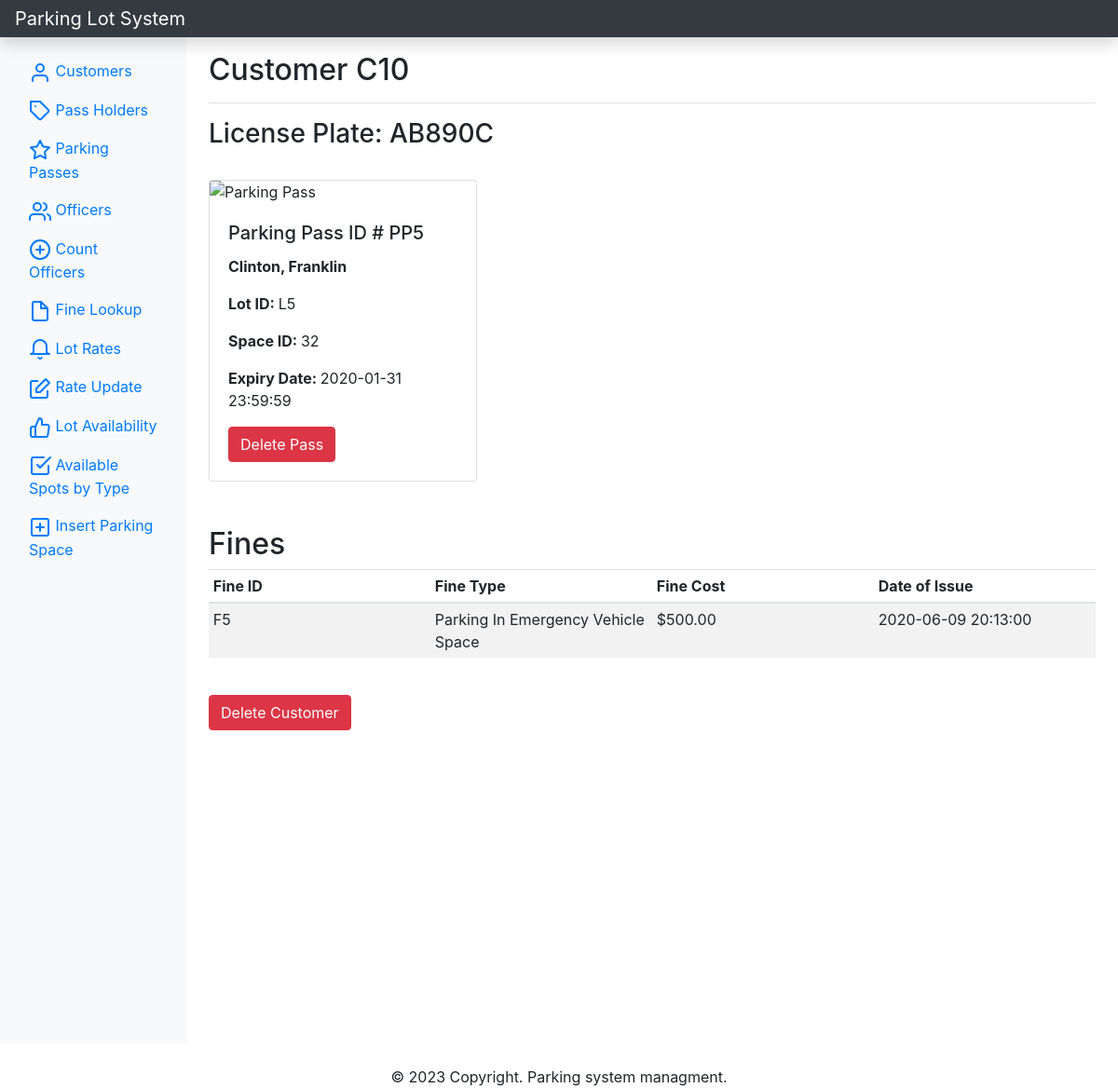
Page /customer.php?id=C10 on the committed database.
### tables this page shows
CREATE TABLE Customer
(
    Customer_ID Char(255),
    License_Plate Char(255) NOT NULL,
    Primary Key (Customer_ID)
);

CREATE TABLE Parking_Pass
(
    Parking_Pass_ID char(255) PRIMARY KEY,
    Issue_Date_Time DATETIME NOT  NULL,
    Expiry_Date_Time DATETIME NOT  NULL,
    Lot_ID char(255) NOT  NULL,
    Space_ID INT NOT  NULL,
    Customer_ID char(255) NOT  NULL,
    FOREIGN KEY (Space_ID, Lot_ID) REFERENCES Parking_Space(Space_ID,Lot_ID) ON DELETE CASCADE,
    FOREIGN KEY (Customer_ID) REFERENCES Pass_Holder(Customer_ID) ON DELETE CASCADE
);

CREATE TABLE Pass_Holder
(
    Customer_ID Char(255),
    First_Name Char(255) NOT NULL,
    Last_Name Char(255) NOT NULL,
    Phone_Number Char(255) NOT NULL UNIQUE,
    Address Char(255) NOT NULL,
    Email Char(255) NOT NULL UNIQUE,
    Primary Key (Customer_ID),
    FOREIGN KEY (Customer_ID) REFERENCES Customer(Customer_ID) ON DELETE CASCADE
);

CREATE TABLE Fine
(
    Fine_ID CHAR(255) PRIMARY KEY,
    Officer_ID CHAR(255) NOT NULL,
    Customer_ID CHAR(255) NOT NULL,
    Fine_Type CHAR(255) NOT NULL,
    Issue_Date_Time DATETIME NOT NULL,
    Must_Be_Paid_By_Date DATETIME NOT NULL,
    Date_Time_Paid_On DATETIME,
    FOREIGN KEY (Officer_ID) REFERENCES Officer(Officer_ID),
    FOREIGN KEY (Customer_ID) REFERENCES Customer(Customer_ID),
    FOREIGN KEY (Fine_Type) REFERENCES Fine_Type_Cost(Fine_Type)
);

CREATE TABLE Fine_Type_Cost
(
    Fine_Type CHAR(255) PRIMARY KEY,
    Cost DECIMAL(10,2) CHECK (Cost > 0)
);

### htdocs/lib/Template.php (called while the page is built, shortened)
<?php
class Template{
    protected $template;
    public function __construct($template) {
        $this->template = $template;
    }
    public function __toString() {
        include basename($this->template);
        return ob_get_clean();
    }
}

### htdocs/lib/Database.php (called while the page is built, shortened)
<?php
class Database {
    private $host = 'localhost';
    private $username = 'root';
    private $password = 'senghak096';
    private $dbname = 'parking_lot';
    private $dbh;
    private $stmt;
    public function __construct() {
        $dsn = 'mysql:host=' .$this->host. ';dbname='. $this->dbname;
        $options = array(
            PDO::ATTR_PERSISTENT => true,
            PDO::ATTR_ERRMODE => PDO::ERRMODE_EXCEPTION
        );
        try {
            $this->dbh = new PDO($dsn, $this->username, $this->password, $options);
        } catch(PDOException $e) {
            $this->error = $e->getMessage();
        }
    }
    public function query($query){
        $this->stmt = $this->dbh->prepare($query);
    }
    public function bind($param, $value, $type = null) {
        if (is_null($type)) {
            switch(true) {
                default :
                    $type = PDO::PARAM_STR;
            }
        }
        $this->stmt->bindValue($param, $value, $type);
    }
    public function execute() {
        try {
            return $this->stmt->execute();
        } catch (PDOException $e) {
            $this->error = $e->getMessage();
        }
    }
    public function resultSet(){
        $this->execute();
        return $this->stmt->fetchAll(PDO::FETCH_OBJ);
    }
    public function single(){
        $this->execute();
        return $this->stmt->fetch(PDO::FETCH_OBJ);
    }
}

### htdocs/lib/Customer.php (called while the page is built, shortened)
<?php
class Customer{
    private $db;
    public function __construct()
    {
        $this->db = new Database;
    }
    public function getCustomerByID($id) {
        $this->db->query("
            SELECT *
            FROM Customer
            WHERE Customer_ID = :id;
        ");
        $this->db->bind(':id', $id);
        $results = $this->db->single();
        return $results;
    }
}

### htdocs/lib/ParkingPass.php (called while the page is built, shortened)
<?php
class ParkingPass{
    private $db;
    public function __construct()
    {
        $this->db = new Database;
    }
    public function getParkingPassByCustomerID($id){
        $this->db->query("
            SELECT *
            FROM Parking_Pass p
            WHERE p.Customer_ID = :id;
        ");
        $this->db->bind(':id', $id);
        $row = $this->db->single();
        return $row;
    }
}

### htdocs/lib/PassHolder.php (called while the page is built, shortened)
<?php
class PassHolder{
    private $db;
    public function __construct()
    {
        $this->db = new Database;
    }
    public function getPassHolderByID($id){
        $this->db->query("
            SELECT *
            FROM Pass_Holder
            WHERE Customer_ID = :id;
        ");
        $this->db->bind(':id', $id);
        $results = $this->db->single();
        return $results;
    }
}

### htdocs/lib/Fine.php (called while the page is built, shortened)
<?php
class Fine{
    private $db;
    public function __construct()
    {
        $this->db = new Database;
    }
      public function getFinesByCustomerID($id){
        $this->db->query("
            SELECT *
            FROM Customer c, Fine f, Fine_Type_Cost fc
            WHERE c.Customer_ID = f.Customer_ID AND
            f.Fine_Type = fc.Fine_Type AND
            c.Customer_ID = :id;
        ");
        $this->db->bind(':id', $id);
        $results = $this->db->resultSet();
        return $results;
    }
}

### htdocs/templates/singleCustomerTemplate.php (the view, shortened to what this page needs)
<?php include 'inc/header.php'; ?>
<?php include 'inc/sidebar.php'; ?>
<main role="main" class="col-md-9 ml-sm-auto col-lg-10 px-md-4">
    <div class="d-flex justify-content-between flex-wrap flex-md-nowrap align-items-center pt-3 pb-2 mb-3 border-bottom">
        <h1 class="h2">Customer <?php echo $customer->Customer_ID; ?></h1>
    </div>
    <h3>License Plate: <?php echo $customer->License_Plate ?></h3>
    <?php if ($parkingPass && $passHolder) : ?>
        <br>
        <div class="card" style="width: 18rem;">
            <img class="card-img-top" src="assets/placeholder.jpg" alt="Parking Pass">
            <div class="card-body">
                <h5 class="card-title">Parking Pass ID # <?php echo $parkingPass->Parking_Pass_ID; ?></h5>
                <p class="card-text"><b><?php echo $passHolder->Last_Name . ', ' . $passHolder->First_Name; ?></b></p>
                <p class="card-text"><b>Lot ID: </b><?php echo $parkingPass->Lot_ID ?></p>
                <p class="card-text"><b>Space ID: </b> <?php echo $parkingPass->Space_ID ?></p>
                <p class="card-text"><b>Expiry Date: </b> <?php echo $parkingPass->Expiry_Date_Time ?></p>
                <form style="display:inline;" method="POST" action="customer.php">
                    <input type="submit" class="btn btn-danger" value="Delete Pass">
                </form>
            </div>
        </div>
    <?php endif; ?>
    <?php if ($fines) : ?>
        <br>
        <br>
        <h2>Fines</h2>
        <div class="fine-table table-responsive">
            <table class="table customer-fine-table table-striped table-sm">
                <thead>
                    <tr>
                        <th>Fine ID</th>
                        <th>Fine Type</th>
                        <th>Fine Cost</th>
                        <th>Date of Issue</th>
                    </tr>
                </thead>
                <?php foreach ($fines as $fine) : ?>
                    <tr>
                        <td><?php echo $fine->Fine_ID; ?></td>
                        <td><?php echo $fine->Fine_Type; ?></td>
                        <td>$<?php echo $fine->Cost; ?></td>
                        <td><?php echo $fine->Issue_Date_Time; ?></td>
                    </tr>
                <?php endforeach; ?>
            </table>
        </div>
    <?php endif; ?>
    <br>
    <form style="display:inline;" method="POST" action="customer.php">
        <input type="submit" class="btn btn-danger" value="Delete Customer">
    </form>
</main>
<?php include 'inc/footer.php'; ?>

### htdocs/styles/styles.css (style rules this page uses)
.customer-fine-table td, .customer-fine-table th { width: 25%; }

### rows in the picture
customer: Customer_ID "C10", License_Plate "AB890C"
parking_pass: Parking_Pass_ID "PP5", Lot_ID "L5", Space_ID "32", Expiry_Date_Time "2020-01-31 23:59:59"
pass_holder: Last_Name "Clinton", First_Name "Franklin"
fine: Fine_ID "F5", Fine_Type.Fine_Type "Parking In Emergency Vehicle Space", Fine_Type.Cost "500.00", Issue_Date_Time "2020-06-09 20:13:00"
